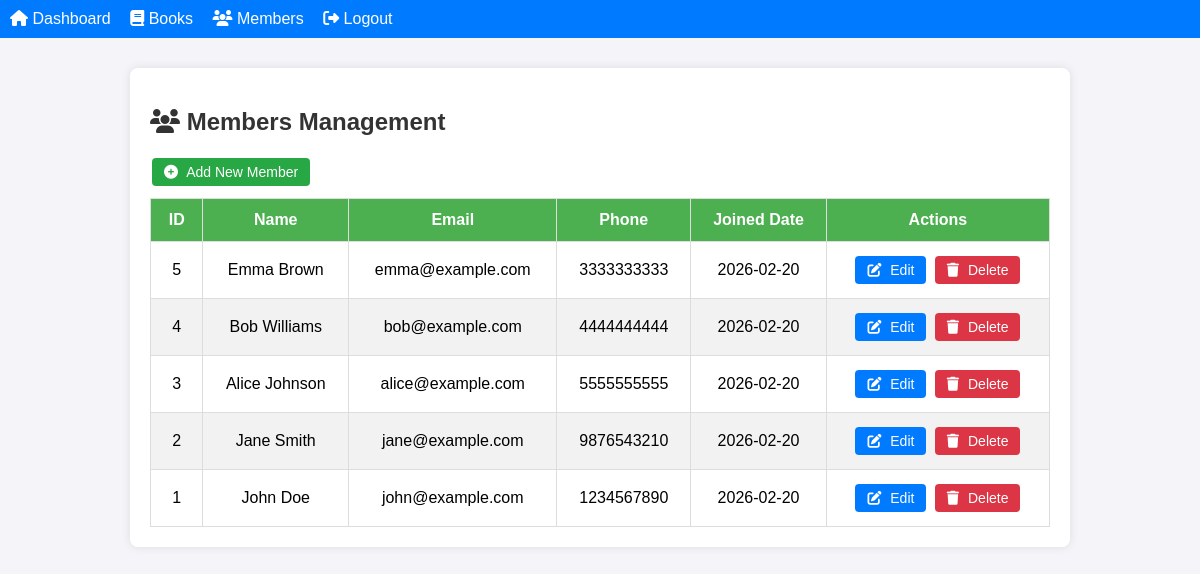
The app's page /members_index.php (signed in) with its own data.
### tables this page shows
CREATE TABLE IF NOT EXISTS members (
    id INT AUTO_INCREMENT PRIMARY KEY,
    name VARCHAR(100) NOT NULL,
    email VARCHAR(100) UNIQUE NOT NULL,
    phone VARCHAR(20),
    joined_date DATE DEFAULT CURRENT_DATE
);

### members_index.php (the view, shortened to what this page needs)
<?php
include 'config.php';
$result = $conn->query("SELECT * FROM members ORDER BY id DESC");
?>
<!DOCTYPE html>
<html>
<head>
    <link rel="stylesheet" href="style.css">
    <link rel="stylesheet" href="https://cdnjs.cloudflare.com/ajax/libs/font-awesome/6.4.0/css/all.min.css">
</head>
<body>
<div class="navbar">
    <a href="dashboard.php"><i class="fas fa-home"></i> Dashboard</a>
    <a href="books_index.php"><i class="fas fa-book"></i> Books</a>
    <a href="members_index.php"><i class="fas fa-users"></i> Members</a>
    <a href="logout.php"><i class="fas fa-sign-out-alt"></i> Logout</a>
</div>
<div class="container">
    <h2><i class="fas fa-users"></i> Members Management</h2>
    <a href="members_add.php" class="btn btn-add"><i class="fas fa-plus-circle"></i> Add New Member</a>
    <table class="styled-table">
        <thead>
            <tr><th>ID</th><th>Name</th><th>Email</th><th>Phone</th><th>Joined Date</th><th>Actions</th></tr>
        </thead>
        <tbody>
        <?php while($row = $result->fetch_assoc()): ?>
            <tr>
                <td><?= $row['id'] ?></td>
                <td><?= htmlspecialchars($row['name']) ?></td>
                <td><?= htmlspecialchars($row['email']) ?></td>
                <td><?= htmlspecialchars($row['phone']) ?></td>
                <td><?= $row['joined_date'] ?></td>
                <td>
                    <a href="members_edit.php?id=<?= $row['id'] ?>" class="btn btn-edit"><i class="fas fa-edit"></i> Edit</a>
                    <a href="members_delete.php?id=<?= $row['id'] ?>" onclick="return confirm('Are you sure?')" class="btn btn-delete"><i class="fas fa-trash"></i> Delete</a>
                </td>
            </tr>
        <?php endwhile; ?>
        </tbody>
    </table>
</div>
</body>
</html>

### style.css (style rules this page uses)
body { font-family: Arial, sans-serif; background: #f4f4f9; margin: 0; padding: 0; }
.container { max-width: 900px; margin: 30px auto; background: #fff; padding: 20px; border-radius: 8px; box-shadow: 0 0 10px rgba(0,0,0,0.1); }
h2 { color: #333; margin-bottom: 20px; }
.styled-table { width: 100%; border-collapse: collapse; margin-top: 10px; }
.styled-table th, .styled-table td { padding: 12px 15px; border: 1px solid #ddd; text-align: center; }
.styled-table th { background-color: #4CAF50; color: white; }
.styled-table tr:nth-child(even) { background-color: #f2f2f2; }
.btn { padding: 6px 12px; border-radius: 4px; color: white; text-decoration: none; margin: 2px; display: inline-block; font-size: 14px; }
.btn-add { background-color: #28a745; }
.btn-edit { background-color: #007bff; }
.btn-delete { background-color: #dc3545; }
.btn i { margin-right: 5px; }
.navbar { background-color: #007bff; padding: 10px; color: white; margin-bottom: 20px; }
.navbar a { color: white; margin-right: 15px; text-decoration: none; }

### records on screen
members: id "5", name "Emma Brown", email "emma@example.com", phone "3333333333", joined_date "2026-02-20"
members: id "4", name "Bob Williams", email "bob@example.com", phone "4444444444", joined_date "2026-02-20"
members: id "3", name "Alice Johnson", email "alice@example.com", phone "5555555555", joined_date "2026-02-20"
members: id "2", name "Jane Smith", email "jane@example.com", phone "9876543210", joined_date "2026-02-20"
members: id "1", name "John Doe", email "john@example.com", phone "1234567890", joined_date "2026-02-20"
